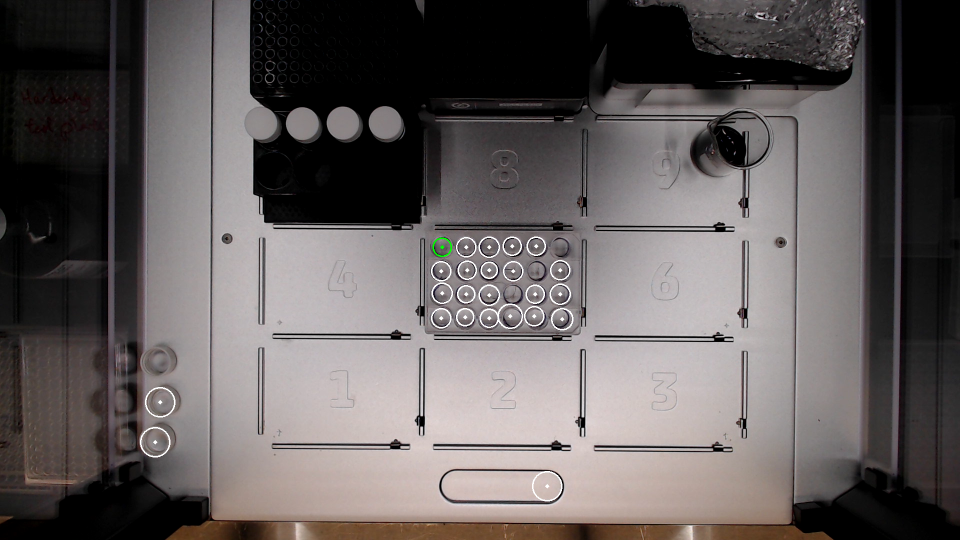
#> input picture examples/ot2_campaigns/color_mixing/run_imgs/iter_1.png, 1920 x 1080 px, found by its file name (shown at 1/2 size)
$ jupyter execute test_hough_circles.ipynb
#> lines starting #> are read from the running program, lines starting #| are printed output that depends on the picture; after the words box and inside, x2 and y2 are one past the last pixel; in counts of white or black regions, pixels touching at a corner belong together
[cell 1]
import numpy as np
import cv2

[cell 2]
trim_x = [400,250]
trim_y = [800, 650]
img = cv2.imread('iter_1.png')
#> img is the input picture: shape (1080, 1920, 3); mean B, G, R 92.1, 92.5, 98.3
img.shape
#> Out = (1080, 1920, 3)

[cell 3]
cropped_img = img[
        trim_x[0]:img.shape[0]-trim_x[1],
        trim_y[0]:img.shape[1]-trim_y[1]
    ]
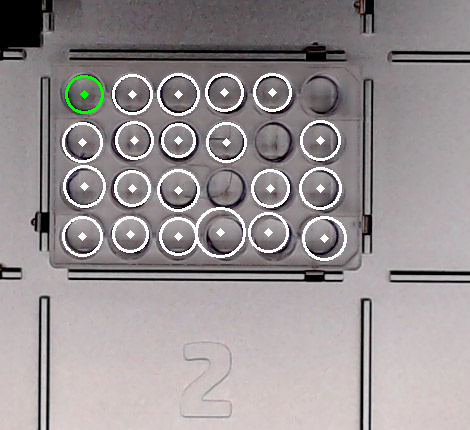
#> cropped_img: shape (430, 470, 3); mean B, G, R 147.4, 145.9, 152.3
cropped_img.shape
#> Out = (430, 470, 3)

[cell 4]
cv2.imwrite('iter_1_cropped.png', cropped_img)
#> Out = True

[cell 5]
gray = cv2.cvtColor(cropped_img, cv2.COLOR_BGR2GRAY)
blurred = cv2.medianBlur(gray, 5)
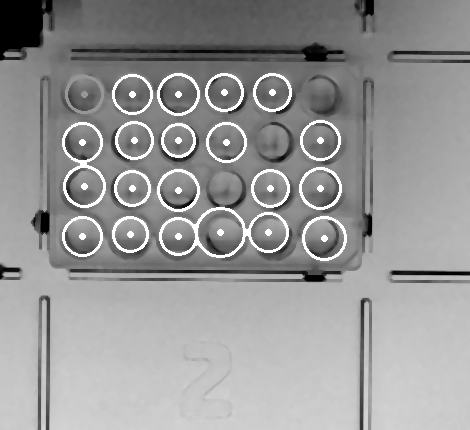
#> blurred: shape (430, 470); min 0, max 255, mean 150.4
circles = cv2.HoughCircles(
    blurred,
    cv2.HOUGH_GRADIENT,
    1,
    20,
    param1=70,
    param2=35,
    minRadius=0,
    maxRadius=30,
)
#> circles = [[273.5, 236.5, 23.6], [224.5, 236.5, 23.8], [317.5, 235.5, 17.2], [86.5, 231.5, 19.3], [224.5, 187.5, 16.7], [128.5, 239.5, 20.2], [129.5, 141.5, 18.8], [136.5, 189.5, 19], [229.5, 95.5, 17.7], [277.5, 96.5, 16.9]]
if circles is not None:
    print('num circles : ', circles.shape[1])
#| num circles :  10
else:
    print('num circles : ', 0)
circles =  np.uint16(np.around(circles))
#> circles = [[274, 236, 24], [224, 236, 24], [318, 236, 17], [86, 232, 19], [224, 188, 17], [128, 240, 20], [130, 142, 19], [136, 190, 19], [230, 96, 18], [278, 96, 17]]

[cell 6]
circles
#> Out has the same summary as circles

[cell 7]
for ix, circle in enumerate(circles[0,:]):
    color=(255,255,255) # white
    cv2.circle(cropped_img, (circle[0], circle[1]), circle[2], color, 1) # outer circle
    cv2.circle(cropped_img, (circle[0], circle[1]), 2, color, 3) # outer circle
#> this loop made 10 passes
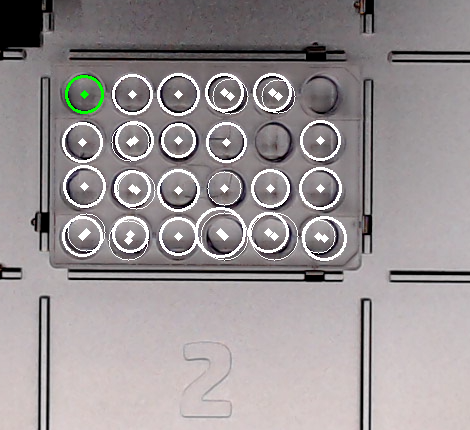
#> cropped_img: shape (430, 470, 3); 0.63% of pixels changed, all inside (x1, y1, x2, y2) = (67, 78, 336, 261)

[cell 8]
cv2.imwrite('iter_1_annot.png', cropped_img)
#> Out = True
